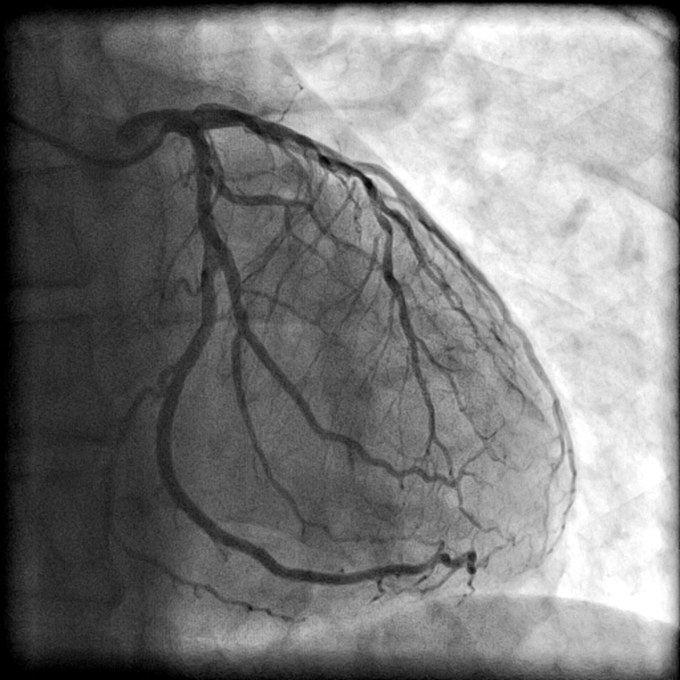
#> input picture Lab_2/Angeogram.jpg, 680 x 680 px, found by its file name
$ python Gaussian_Like_Filter.py
#> lines starting #> are read from the running program, lines starting #| are printed output that depends on the picture
import numpy as np
import cv2

# Load the image in grayscale mode
image = cv2.imread('/Users/sayakghorai/Desktop/DIP_Codes/Lab_2/Angeogram.jpg', cv2.IMREAD_GRAYSCALE)
#> image is the input picture: shape (680, 680); min 0, max 255, mean 123.8
def gaussian_blur(image, kernel_size, sigma):
    height, width = image.shape  # Shape will be (height, width) for grayscale images
    output_image = np.zeros_like(image)

    # Generate Gaussian kernel
    gaussian_kernel = generate_gaussian_kernel(kernel_size, sigma)

    # Iterate over the image
    for i in range(1, height - 1):
        for j in range(1, width - 1):
            # Extract the window
            window = image[i-1:i+2, j-1:j+2]

            # Convolve the window with the Gaussian kernel
            weighted_sum = np.sum(window * gaussian_kernel)

            # Set the output pixel value to the weighted sum
            output_image[i, j] = int(weighted_sum)

    return output_image

def generate_gaussian_kernel(kernel_size, sigma):
    kernel = np.fromfunction(
        lambda x, y: (1/ (2 * np.pi * sigma ** 2)) * np.exp(-((x - (kernel_size-1)/2) ** 2 + (y - (kernel_size-1)/2) ** 2) / (2 * sigma ** 2)),
        (kernel_size, kernel_size)
    )
    kernel /= np.sum(kernel)
    return kernel

def add_salt_and_pepper_noise(image, salt_prob, pepper_prob):
    noisy_image = np.copy(image)
    #add peper noise
    salt_mask = np.random.random(image.shape) < salt_prob
    pepper_mask = np.random.random(image.shape) < pepper_prob

    # Add salt noise
    noisy_image = np.copy(image)
    noisy_image[salt_mask] = 255

    # Add pepper noise
    noisy_image[pepper_mask] = 0

    return noisy_image
def add_gaussian_noise(image, mean=0, sigma=25):
#> called with mean = 0, sigma = 25
    row, col = image.shape
#> row = 680; col = 680
    gauss = np.random.normal(mean, sigma, (row, col))
    noisy_image = image + gauss
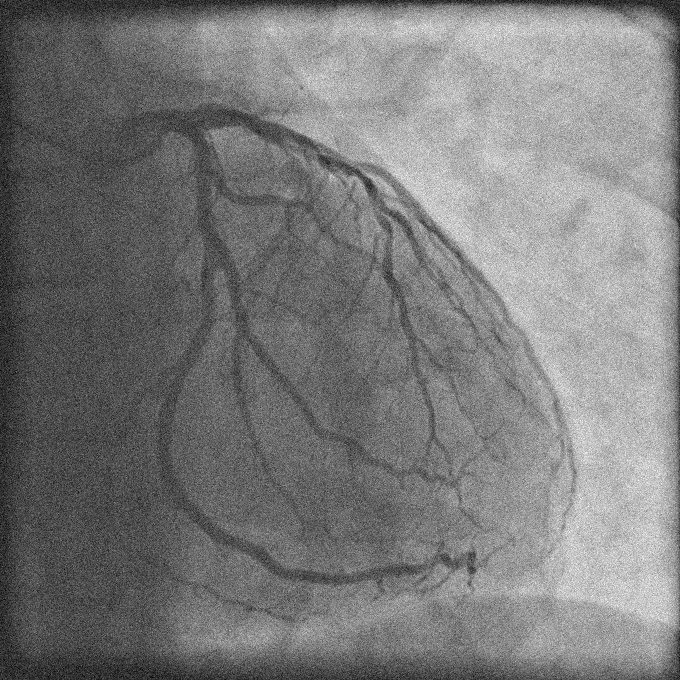
#> noisy_image: shape (680, 680) float64; min -82.61, max 346.1, mean 123.9; drawn with min black and max white
    return np.clip(noisy_image, 0, 255).astype(np.uint8)

# Define the mean and standard deviation for Gaussian noise
mean = 0  # Mean of the Gaussian distribution
sigma = 25  # Standard deviation of the Gaussian distribution
kernel_size = 3

# Add Gaussian noise to the image
gauss_noisy_image = add_gaussian_noise(image, mean, sigma)

# Define the probabilities for salt and pepper noise
salt_probability = 0.001  # Probability of adding salt noise
pepper_probability = 0.008  # Probability of adding pepper noise

# Add salt and pepper noise to the image
s_p_noisy_image = add_salt_and_pepper_noise(image, salt_probability, pepper_probability)
#> in add_salt_and_pepper_noise, `noisy_image[pepper_mask] = 0`:
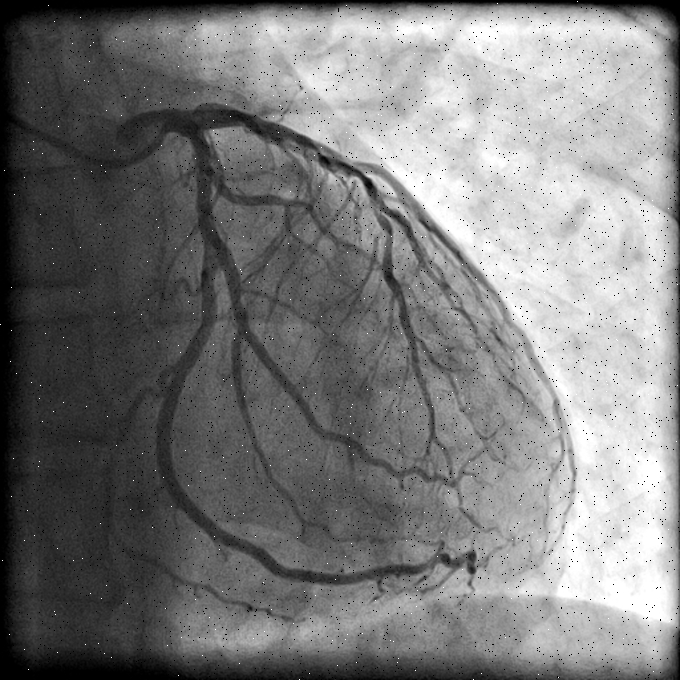
#> noisy_image: shape (680, 680); min 0, max 255, mean 123

# Perform average blurring using a 3x3 window on the noisy image
s_p_blurred_image_average = gaussian_blur(s_p_noisy_image,kernel_size,sigma)
gauss_blurred_image_average = gaussian_blur(gauss_noisy_image,kernel_size,sigma)

# Display original image, noisy image, and improved (blurred) image
combined_image = np.hstack((image, s_p_noisy_image, s_p_blurred_image_average,gauss_noisy_image,gauss_blurred_image_average))
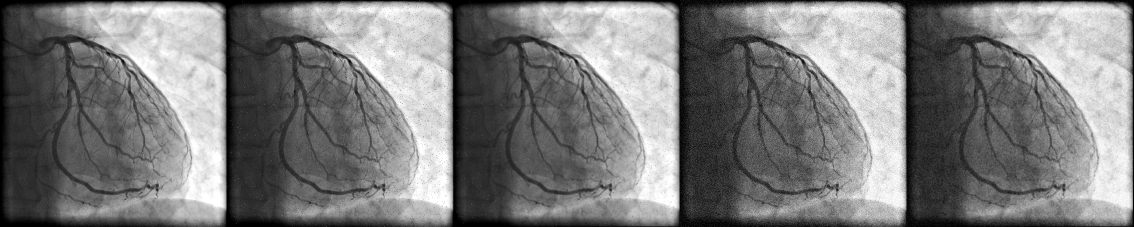
#> combined_image: shape (680, 3400) (shown at 1/3 size); min 0, max 255, mean 123
cv2.imshow('Original Image | Noisy Image | Blurred Image', combined_image)
cv2.waitKey(0)
key = cv2.waitKey(0)
#> (key Esc is pressed here)
if key == 27:
    cv2.destroyAllWindows()
elif key == ord('s'):
    cv2.imwrite('Gaussian_Filter_Output.png',combined_image)
    cv2.destroyAllWindows()

$ run again, with Lab_2/BitPlane.jpg copied over Lab_2/Angeogram.jpg
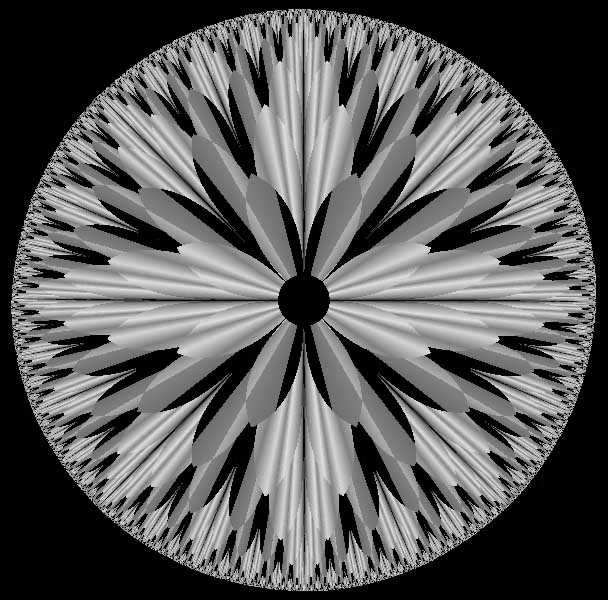
#> input picture Lab_2/BitPlane.jpg, 608 x 600 px, found by its file name
#> image is the input picture: shape (600, 608); min 0, max 245, mean 89.1
#> in add_gaussian_noise, `noisy_image = image + gauss`:
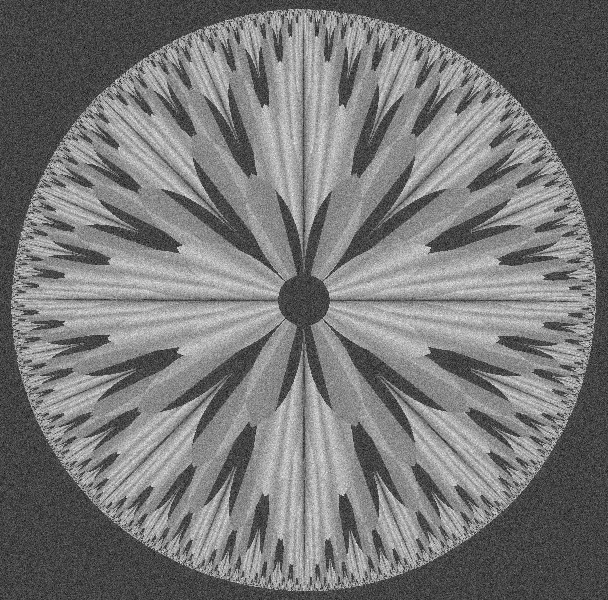
#> noisy_image: shape (600, 608) float64; min -116.5, max 323.1, mean 89.1; drawn with min black and max white
#> `combined_image = np.hstack((image, s_p_noisy_image, s_p_blurred_image_..`:
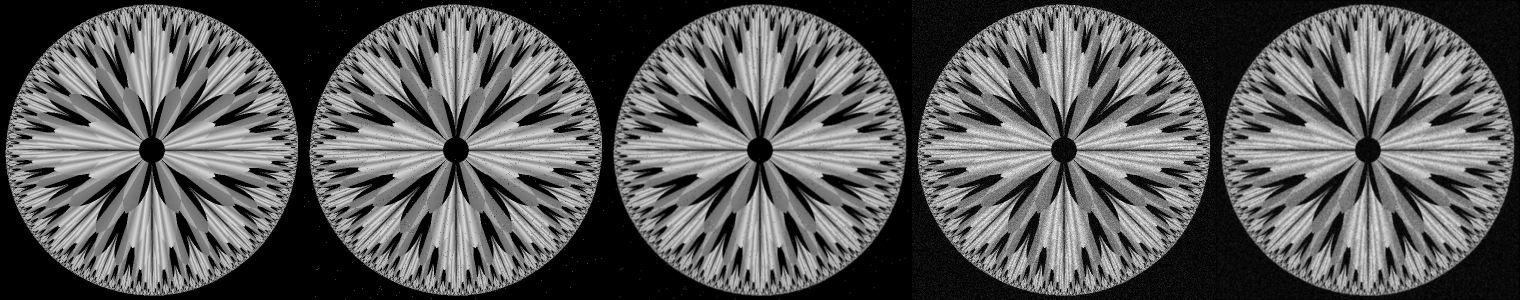
#> combined_image: shape (600, 3040) (shown at 1/2 size); min 0, max 255, mean 90
